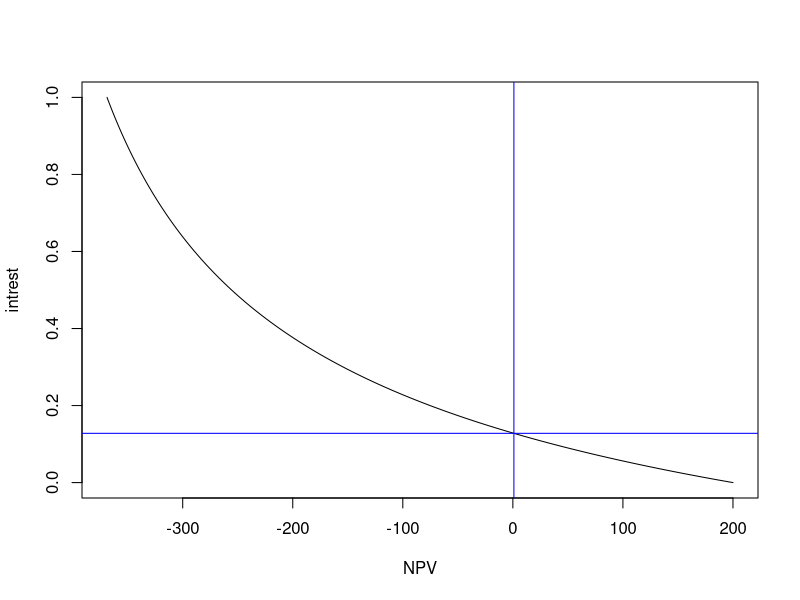

Write R code to recreate this figure.
# Net Present Value Formulaes
NPV <- function(pmts, i) {
  t = 0:(length(pmts)-1)
  sum(pmts/(1+i)^t)
}
dNPV <- function(pmts, i) {
  t = 0:(length(pmts)-1)
  sum( -t*pmts/(1+i)^(t+1) )
}
# Internal Rate of Return
IRR <- function(pmts, MAX_ITERATIONS = 100, EPSILON = 0.001) {
  irr = runif(1, 0, 1) # make the first guest random
  for(iter in 0:MAX_ITERATIONS) {
    npv = NPV(pmts, irr)
    dnpv = dNPV(pmts, irr) 
    delta = npv/dnpv
    if ( abs(delta) <= EPSILON ) {
      break
    }
    irr = irr - delta
  }
  return(irr)
}

# Plot Data

## Compute Cashflow
cashflows = c(-500, 100, 200, 100, 300)

## Compute IRR
irr = IRR(cashflows)

## Compute some data points
intrest = seq(0,1, 0.001)
npv = sapply(intrest, function(i) NPV(cashflows, i))

## Plot
plot( x=npv, y=intrest, t='l', xlab='NPV', ylab='intrest')
abline(h=irr, col='blue')
abline(v=NPV(cashflows, irr), col='blue')
